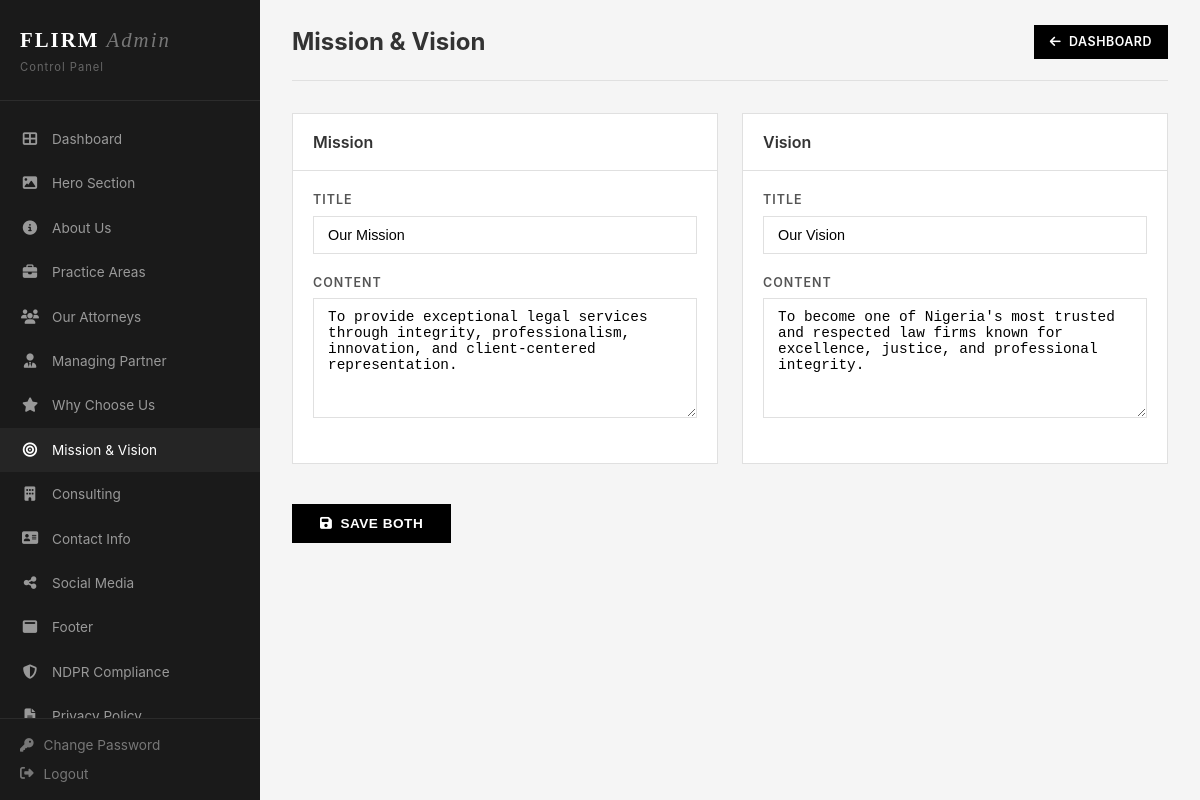
The page /admin/mission.php (signed in) on the database its author committed.
### tables this page shows
CREATE TABLE mission_vision (
    id INT PRIMARY KEY AUTO_INCREMENT,
    type ENUM('mission', 'vision') NOT NULL,
    title VARCHAR(255) NOT NULL,
    content TEXT NOT NULL,
    is_active TINYINT(1) DEFAULT 1,
    updated_at TIMESTAMP DEFAULT CURRENT_TIMESTAMP ON UPDATE CURRENT_TIMESTAMP
);

### includes/db.php (called while the page is built, shortened)
<?php
class Database {
    private static $instance = null;
    private $conn;
    private function __construct() {
        try {
            $this->conn = new mysqli(DB_HOST, DB_USER, DB_PASS, DB_NAME);
            $this->conn->set_charset('utf8mb4');
        } catch (Throwable $e) {
            http_response_code(500);
            die('Database connection failed: ' . htmlspecialchars($e->getMessage()));
        }
    }
    public static function getInstance() {
        if (self::$instance === null) {
            self::$instance = new self();
        }
        return self::$instance;
    }
    public function query($sql) {
        return $this->conn->query($sql);
    }
    public function fetchOne($sql) {
        $result = $this->query($sql);
        if ($result && $result->num_rows > 0) {
            return $result->fetch_assoc();
        }
        return null;
    }
}

### admin/mission.php (the view, shortened to what this page needs)
<?php require_once 'header.php'; ?>
<?php
$db = Database::getInstance();
$mission = $db->fetchOne("SELECT * FROM mission_vision WHERE type = 'mission'");
$vision = $db->fetchOne("SELECT * FROM mission_vision WHERE type = 'vision'");
?>
<div class="admin-header">
    <h1>Mission & Vision</h1>
    <a href="dashboard.php" class="btn btn-black btn-sm"><i class="fas fa-arrow-left"></i> Dashboard</a>
</div>
<div style="display:grid; grid-template-columns:1fr 1fr; gap:24px;">
    <div class="card">
        <div class="card-header"><h3>Mission</h3></div>
        <div class="card-body">
            <form method="POST">
                <div class="form-group">
                    <label>Title</label>
                    <input type="text" name="mission_title" value="<?= htmlspecialchars($mission['title'] ?? 'Our Mission') ?>">
                </div>
                <div class="form-group">
                    <label>Content</label>
                    <textarea name="mission_content" style="height:120px;"><?= htmlspecialchars($mission['content'] ?? '') ?></textarea>
                </div>
        </div>
    </div>
    <div class="card">
        <div class="card-header"><h3>Vision</h3></div>
        <div class="card-body">
                <div class="form-group">
                    <label>Title</label>
                    <input type="text" name="vision_title" value="<?= htmlspecialchars($vision['title'] ?? 'Our Vision') ?>">
                </div>
                <div class="form-group">
                    <label>Content</label>
                    <textarea name="vision_content" style="height:120px;"><?= htmlspecialchars($vision['content'] ?? '') ?></textarea>
                </div>
        </div>
    </div>
</div>
<button type="submit" class="btn btn-black" style="margin-top:16px;"><i class="fas fa-save"></i> Save Both</button>
<?php require_once 'footer.php'; ?>

### admin/css/admin.css (style rules this page uses)
:root { --admin-black: #111; --admin-white: #fff; --admin-gray: #f5f5f5; --admin-border: #e0e0e0; --admin-text: #333; --admin-muted: #888; --admin-sidebar: #1a1a1a; }
* { margin: 0; padding: 0; box-sizing: border-box; }
body { font-family: -apple-system, BlinkMacSystemFont, 'Segoe UI', Roboto, sans-serif; background: var(--admin-gray); color: var(--admin-text); font-size: 14px; line-height: 1.5; }
a { color: inherit; text-decoration: none; }
.form-group { margin-bottom: 20px; }
.form-group label { display: block; font-size: 0.78rem; font-weight: 600; text-transform: uppercase; letter-spacing: 1px; margin-bottom: 6px; color: #555; }
.form-group input, .form-group textarea, .form-group select { width: 100%; padding: 10px 14px; font-size: 0.9rem; border: 1px solid var(--admin-border); outline: none; transition: border 0.3s; }
.form-group textarea { height: 120px; resize: vertical; }
.btn { display: inline-flex; align-items: center; gap: 8px; padding: 12px 28px; font-size: 0.85rem; font-weight: 600; letter-spacing: 0.5px; text-transform: uppercase; border: none; cursor: pointer; transition: all 0.3s; }
.btn-black { background: #000; color: #fff; }
.btn-sm { padding: 8px 16px; font-size: 0.78rem; }
.admin-header { display: flex; align-items: center; justify-content: space-between; margin-bottom: 32px; padding-bottom: 20px; border-bottom: 1px solid var(--admin-border); }
.admin-header h1 { font-size: 1.5rem; font-weight: 700; }
.card { background: #fff; border: 1px solid var(--admin-border); margin-bottom: 24px; }
.card-header { padding: 16px 20px; border-bottom: 1px solid var(--admin-border); display: flex; align-items: center; justify-content: space-between; }
.card-header h3 { font-size: 1rem; font-weight: 600; }
.card-body { padding: 20px; }

### rows shown on the page
mission_vision: mission_title "Our Mission", mission_content "To provide exceptional legal services through integrity, professionalism, innovation, and client-centered representation."
mission_vision: vision_title "Our Vision", vision_content "To become one of Nigeria's most trusted and respected law firms known for excellence, justice, and professional integrity."
